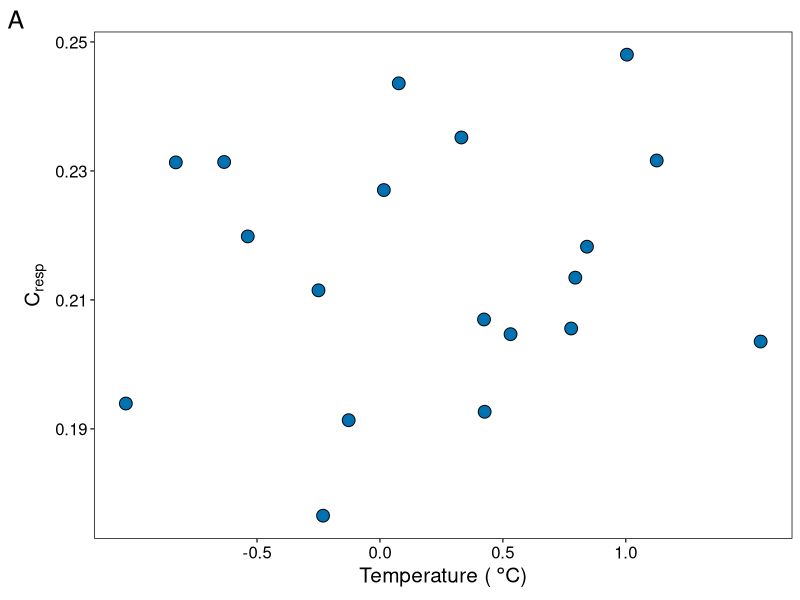
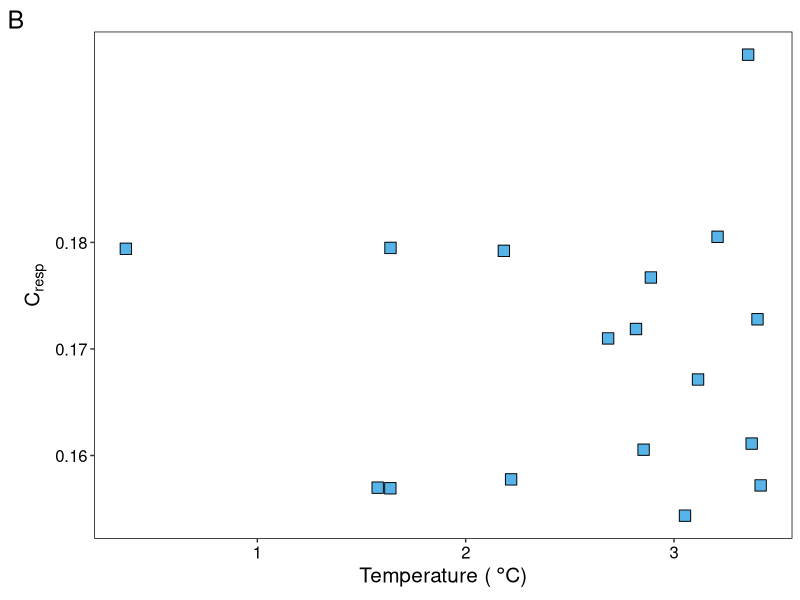
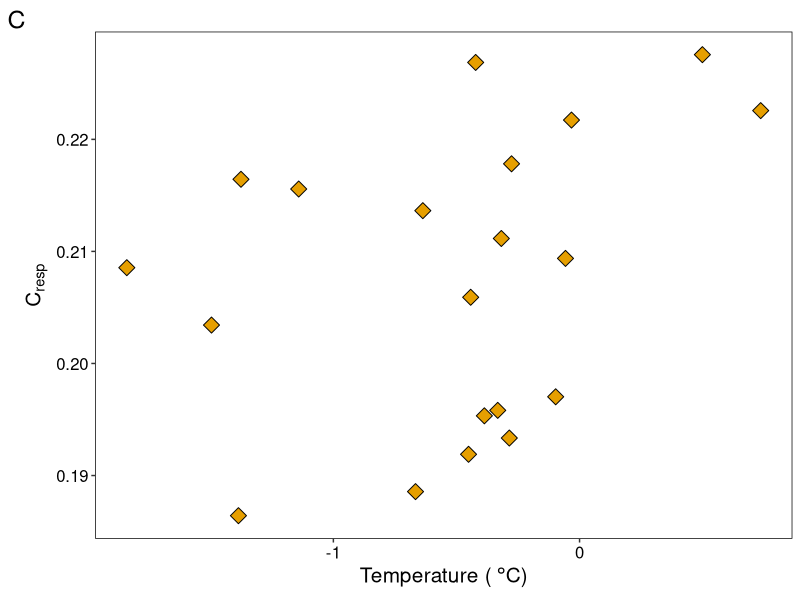
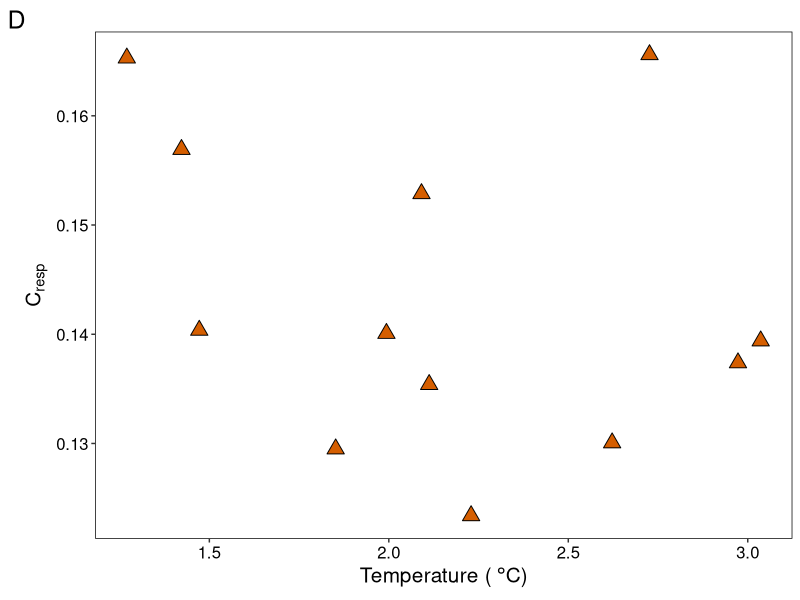
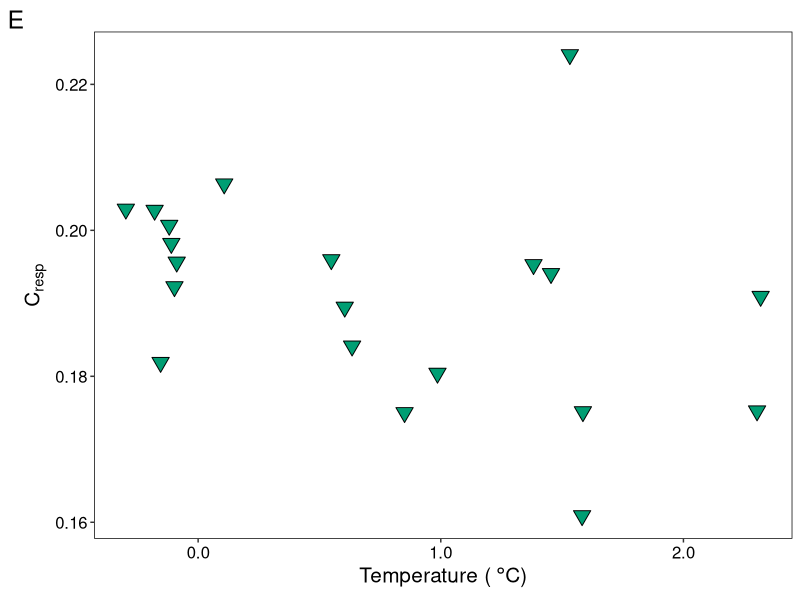
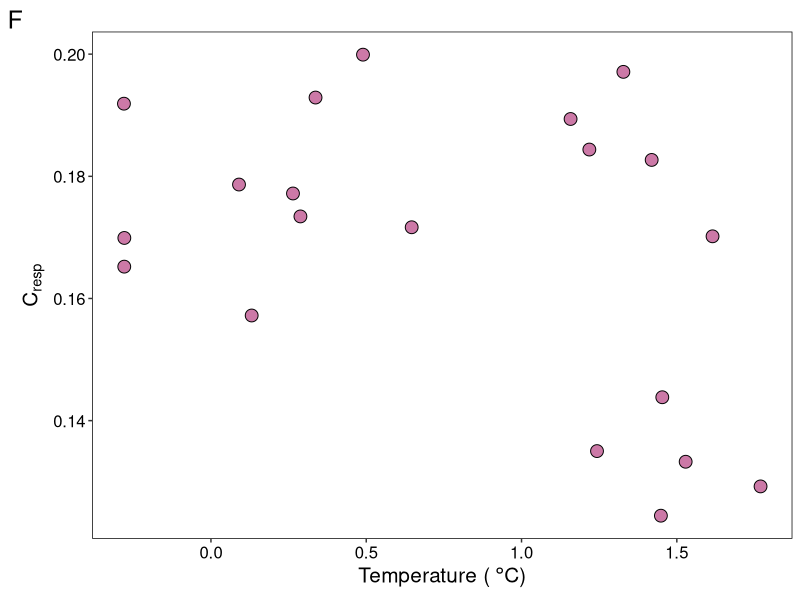
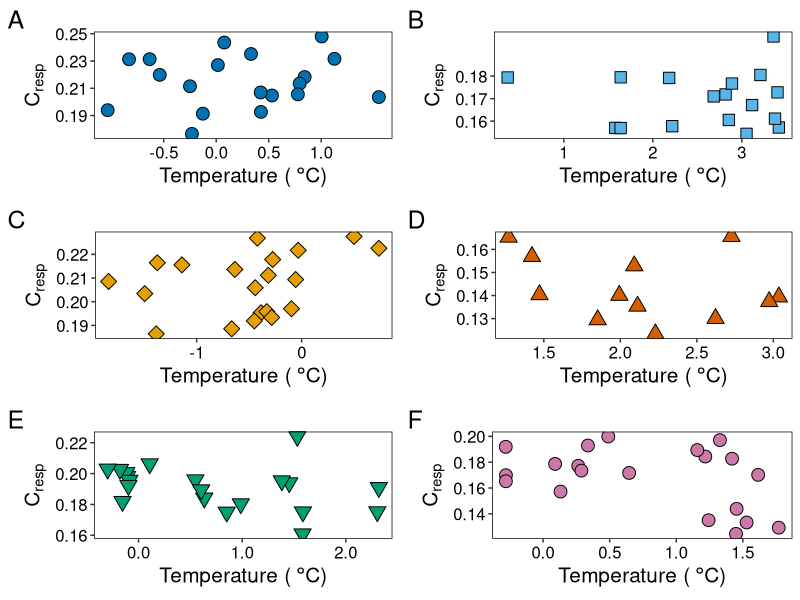

The R source for these figures, in order:
### Plot Intraspecific Temperature ###

library(tidyverse)
library(gridExtra)

## Get data

myct <- read.csv("Data/Myctophids_M_Temp_Bel.csv")
myct_tidy <- filter(myct, !is.na(mean_M)) # Remove those without C_resp

## Subset to species

ELN <- filter(myct_tidy, Label == "ELN")
ELC <- filter(myct_tidy, Label == "ELC")
PRM <- filter(myct_tidy, Label == "PRM")
GYR <- filter(myct_tidy, Label == "GYR")
GYN <- filter(myct_tidy, Label == "GYN")
KRA <- filter(myct_tidy, Label == "KRA")

#### ELN ####

ELN_col <- c("#0072B2")

ELN_plot <- ggplot(ELN, aes(mean_Temp, mean_M)) +
  scale_fill_manual(values = ELN_col) +
  scale_colour_manual(values = ELN_col) +
  geom_point(aes(fill = sciname, shape = sciname), size = 4) + # Colour points according to species
  # Customise the theme
  scale_shape_manual(values = c(21)) +
  scale_x_continuous(breaks = c(-0.5, 0, 0.5, 1)) +
  xlab(expression('Temperature ('*~degree*C*')')) +
  ylab(expression("C" ["resp"])) +
  theme(panel.background = element_blank(), # Keep the background blank
        text = element_text(size = 15),
        panel.border = element_rect(colour = "black", fill = NA),
        legend.position = "none",
        plot.title = element_text(face = "italic", hjust = 0.5),
        axis.text.x = element_text(colour = "black"),
        axis.text.y = element_text(colour = "black"))  # Print the minor gridlines

ELN_plot <- ELN_plot + labs(tag = "A")
ELN_plot 

#### ELC ####

ELC_col <- c("#56B4E9")

ELC_plot <- ggplot(ELC, aes(mean_Temp, mean_M)) +
  scale_fill_manual(values = ELC_col) +
  scale_colour_manual(values = ELC_col) +
  geom_point(aes(fill = sciname, shape = sciname), size = 4) + # Colour points according to species
  # Customise the theme
  scale_shape_manual(values = c(22)) +
  scale_y_continuous(breaks = c(0.16, 0.17, 0.18)) +
  xlab(expression('Temperature ('*~degree*C*')')) +
  ylab(expression("C" ["resp"])) +
  theme(panel.background = element_blank(), # Keep the background blank
        text = element_text(size = 15),
        panel.border = element_rect(colour = "black", fill = NA),
        legend.position = "none",
        plot.title = element_text(face = "italic", hjust = 0.5),
        axis.text.x = element_text(colour = "black"),
        axis.text.y = element_text(colour = "black"))  # Print the minor gridlines

ELC_plot <- ELC_plot + labs (tag = "B")
ELC_plot

#### GYR ####

GYR_col <- c("#E69F00")

GYR_plot <- ggplot(GYR, aes(mean_Temp, mean_M)) +
  scale_fill_manual(values = GYR_col) +
  geom_point(aes(fill = sciname, shape = sciname), size = 4) + # Colour points according to species
  # Customise the theme
  scale_shape_manual(values = c(23)) +
  xlab(expression('Temperature ('*~degree*C*')')) +
  ylab(expression("C" ["resp"])) +
  # Add error-bars using sd
  theme(panel.background = element_blank(), # Keep the background blank
        text = element_text(size = 15),
        panel.border = element_rect(colour = "black", fill = NA),
        legend.position = "none",
        plot.title = element_text(face = "italic", hjust = 0.5),
        axis.text.x = element_text(colour = "black"),
        axis.text.y = element_text(colour = "black"))  # Print the minor gridlines

GYR_plot <- GYR_plot + labs(tag = "C")
GYR_plot

#### GYN ####

GYN_col <- c("#D55E00")

GYN_plot <- ggplot(GYN, aes(mean_Temp, mean_M)) +
  scale_fill_manual(values = GYN_col) +
  scale_colour_manual(values = GYN_col) +
  geom_point(aes(fill = sciname, shape = sciname), size = 4) + # Colour points according to species
  # Customise the theme
  scale_shape_manual(values = c(24)) +
  xlab(expression('Temperature ('*~degree*C*')')) +
  ylab(expression("C" ["resp"])) +
  theme(panel.background = element_blank(), # Keep the background blank
        text = element_text(size = 15),
        panel.border = element_rect(colour = "black", fill = NA),
        legend.position = "none",
        plot.title = element_text (face = "italic", hjust = 0.5),
        axis.text.x = element_text(colour = "black"),
        axis.text.y = element_text(colour = "black"))  # Print the minor gridlines

GYN_plot <- GYN_plot + labs(tag = "D")
GYN_plot

#### KRA ####

KRA_col <- c("#009E73")

KRA_plot <- ggplot(KRA, aes(mean_Temp, mean_M)) +
  scale_fill_manual(values = KRA_col) +
  scale_colour_manual(values = KRA_col) +
  geom_point(aes(fill = sciname, shape = sciname), size = 4) + # Colour points according to species
  # Customise the theme
  scale_shape_manual(values = c(25)) +
  scale_x_continuous(breaks = c(0, 1, 2, 3),
                     labels = c("0.0", "1.0", "2.0", "3.0")) +
  xlab(expression('Temperature ('*~degree*C*')')) +
  ylab(expression("C" ["resp"])) +
  theme(panel.background = element_blank(), # Keep the background blank
        text = element_text(size = 15),
        panel.border = element_rect(colour = "black", fill = NA),
        legend.position = "none",
        plot.title = element_text(face = "italic", hjust = 0.5),
        axis.text.x = element_text(colour = "black"),
        axis.text.y = element_text(colour = "black"))  # Print the minor gridlines

KRA_plot <- KRA_plot + labs(tag = "E")
KRA_plot

#### PRM ####

PRM_col <- c("#CC79A7")

PRM_plot <- ggplot(PRM, aes(mean_Temp, mean_M)) +
  scale_fill_manual(values = PRM_col) +
  geom_point(aes(fill = sciname, shape = sciname), size = 4) + # Colour points according to species
  # Customise the theme
  scale_shape_manual(values = c(21)) +
  xlab(expression('Temperature ('*~degree*C*')')) +
  ylab(expression("C" ["resp"])) +
  theme(panel.background = element_blank(), # Keep the background blank
        text = element_text(size = 15),
        panel.border = element_rect(colour = "black", fill = NA),
        legend.position = "none",
        plot.title = element_text(face = "italic", hjust = 0.5),
        axis.text.x = element_text(colour = "black"),
        axis.text.y = element_text(colour = "black"))  # Print the minor gridlines

PRM_plot <- PRM_plot + labs(tag = "F")
PRM_plot

svg("Plots/02_Within_Species/02_Cresp_Temperature.svg", height = 10, width = 10)
grid.arrange(ELN_plot, ELC_plot,
             GYR_plot, GYN_plot,
             KRA_plot, PRM_plot)
dev.off()
